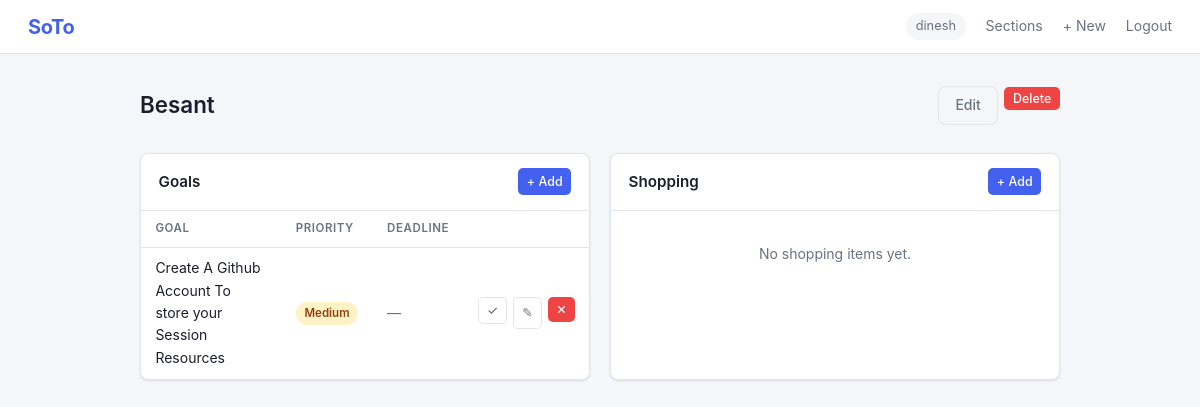
Screenshot of /sections/1 (signed in) with the database file from the repository.
### app/models.py (models this page shows, shortened)
class User(UserMixin, db.Model):
    __tablename__ = "users"
    id = db.Column(db.Integer, primary_key=True)
    username = db.Column(db.String(80), unique=True, nullable=False)
    password_hash = db.Column(db.String(256), nullable=False)
    sections = db.relationship("Section", backref="owner", lazy=True, cascade="all, delete-orphan")

class Section(db.Model):
    __tablename__ = "sections"
    id = db.Column(db.Integer, primary_key=True)
    name = db.Column(db.String(120), nullable=False)
    user_id = db.Column(db.Integer, db.ForeignKey("users.id"), nullable=False)
    goals = db.relationship("Goal", backref="section", lazy=True, cascade="all, delete-orphan")
    shopping_items = db.relationship("ShoppingItem", backref="section", lazy=True, cascade="all, delete-orphan")

class Goal(db.Model):
    __tablename__ = "goals"
    PRIORITY_LOW = 1
    PRIORITY_MEDIUM = 2
    PRIORITY_HIGH = 3
    PRIORITY_LABELS = {1: "Low", 2: "Medium", 3: "High"}
    id = db.Column(db.Integer, primary_key=True)
    name = db.Column(db.String(200), nullable=False)
    deadline = db.Column(db.Date, nullable=True)
    priority = db.Column(db.Integer, default=PRIORITY_MEDIUM, nullable=False)
    is_completed = db.Column(db.Boolean, default=False, nullable=False)
    section_id = db.Column(db.Integer, db.ForeignKey("sections.id"), nullable=False)

### app/routes/sections.py (the view)
@bp.route("/<int:section_id>")
@login_required
def detail(section_id):
    section = db.get_or_404(Section, section_id)
    if section.user_id != current_user.id:
        abort(403)
    return render_template("sections/detail.html", section=section)

### app/__init__.py (called while the page is built)
def create_app(config_name="default"):
    app = Flask(__name__, template_folder="../templates", static_folder="../static")
    app.config.from_object(config[config_name])
    db.init_app(app)
    login_manager.init_app(app)
    from .models import User
    @login_manager.user_loader
    def load_user(user_id):
        return User.query.get(int(user_id))
    from .routes.auth import bp as auth_bp
    from .routes.dashboard import bp as dashboard_bp
    from .routes.sections import bp as sections_bp
    from .routes.goals import bp as goals_bp
    from .routes.shopping import bp as shopping_bp
    app.register_blueprint(auth_bp)
    app.register_blueprint(dashboard_bp)
    app.register_blueprint(sections_bp)
    app.register_blueprint(goals_bp)
    app.register_blueprint(shopping_bp)
    with app.app_context():
        db.create_all()
    return app

### templates/sections/detail.html (shortened to what this page needs)
{% extends "base.html" %}
{% block content %}
<div class="page-header">
  <h1>{{ section.name }}</h1>
  <div class="actions">
    <a href="{{ url_for('sections.edit', section_id=section.id) }}" class="btn btn-ghost">Edit</a>
    <form method="POST" action="{{ url_for('sections.delete', section_id=section.id) }}"
          onsubmit="return confirm('Delete this section and all its contents?')">
      <button type="submit" class="btn btn-danger btn-sm">Delete</button>
    </form>
  </div>
</div>
<div class="grid-2">
  <div class="card">
    <div class="card-header">
      <h2>Goals</h2>
      <a href="{{ url_for('goals.create', section_id=section.id) }}" class="btn btn-primary btn-sm">+ Add</a>
    </div>
    <div class="card-body">
      {% if section.goals %}
        <table class="table">
          <thead>
            <tr>
              <th>Goal</th>
              <th>Priority</th>
              <th>Deadline</th>
              <th></th>
            </tr>
          </thead>
          <tbody>
            {% for goal in section.goals | sort(attribute='priority', reverse=True) %}
            <tr class="{{ 'done' if goal.is_completed }}">
              <td>{{ goal.name }}</td>
              <td>
                {% if goal.priority == 3 %}
                  <span class="badge badge-high">High</span>
                {% elif goal.priority == 2 %}
                  <span class="badge badge-medium">Medium</span>
                {% else %}
                  <span class="badge badge-low">Low</span>
                {% endif %}
              </td>
              <td class="text-muted">
                {{ goal.deadline.strftime('%b %d, %Y') if goal.deadline else '—' }}
              </td>
              <td>
                <div class="actions">
                  <form method="POST" action="{{ url_for('goals.complete', section_id=section.id, goal_id=goal.id) }}">
                    <button class="btn btn-ghost btn-sm btn-icon" title="{{ 'Undo' if goal.is_completed else 'Done' }}">
                      {{ '↩' if goal.is_completed else '✓' }}
                    </button>
                  </form>
                  <a href="{{ url_for('goals.edit', section_id=section.id, goal_id=goal.id) }}"
                     class="btn btn-ghost btn-sm btn-icon" title="Edit">✎</a>
                  <form method="POST" action="{{ url_for('goals.delete', section_id=section.id, goal_id=goal.id) }}"
                        onsubmit="return confirm('Delete this goal?')">
                    <button class="btn btn-danger btn-sm btn-icon" title="Delete">✕</button>
                  </form>
                </div>
              </td>
            </tr>
            {% endfor %}
          </tbody>
        </table>
      {% else %}
        <p class="empty">No goals yet.</p>
      {% endif %}
    </div>
  </div>
  <div class="card">
    <div class="card-header">
      <h2>Shopping</h2>
      <a href="{{ url_for('shopping.create', section_id=section.id) }}" class="btn btn-primary btn-sm">+ Add</a>
    </div>
    <div class="card-body">
      {% if section.shopping_items %}
        <table class="table">
          <thead>
            <tr>
              <th>Item</th>
              <th>Priority</th>
              <th>Qty</th>
              <th>Est. Cost</th>
              <th></th>
            </tr>
          </thead>
          <tbody>
            {% for item in section.shopping_items | sort(attribute='priority', reverse=True) %}
            <tr class="{{ 'done' if item.is_purchased }}">
              <td>{{ item.name }}</td>
              <td>
                {% if item.priority == 3 %}
                  <span class="badge badge-high">High</span>
                {% elif item.priority == 2 %}
                  <span class="badge badge-medium">Medium</span>
                {% else %}
                  <span class="badge badge-low">Low</span>
                {% endif %}
              </td>
              <td class="text-muted">{{ item.quantity }}</td>
              <td class="text-muted">
                {{ '₹%.0f' % item.estimated_cost if item.estimated_cost else '—' }}
              </td>
              <td>
                <div class="actions">
                  <form method="POST" action="{{ url_for('shopping.purchase', section_id=section.id, item_id=item.id) }}">
                    <button class="btn btn-ghost btn-sm btn-icon" title="{{ 'Undo' if item.is_purchased else 'Bought' }}">
                      {{ '↩' if item.is_purchased else '✓' }}
                    </button>
                  </form>
                  <a href="{{ url_for('shopping.edit', section_id=section.id, item_id=item.id) }}"
                     class="btn btn-ghost btn-sm btn-icon" title="Edit">✎</a>
                  <form method="POST" action="{{ url_for('shopping.delete', section_id=section.id, item_id=item.id) }}"
                        onsubmit="return confirm('Delete this item?')">
                    <button class="btn btn-danger btn-sm btn-icon" title="Delete">✕</button>
                  </form>
                </div>
              </td>
            </tr>
            {% endfor %}
          </tbody>
        </table>
      {% else %}
        <p class="empty">No shopping items yet.</p>
      {% endif %}
    </div>
  </div>
</div>
{% endblock %}

### templates/base.html (shortened to what this page needs)
<!DOCTYPE html>
<html lang="en">
<head>
  <link rel="stylesheet" href="{{ url_for('static', filename='css/style.css') }}">
</head>
<body>
<nav class="navbar">
  <a class="brand" href="{{ url_for('dashboard.index') }}">SoTo</a>
  <div class="nav-links">
    {% if current_user.is_authenticated %}
      <span class="nav-user">{{ current_user.username }}</span>
      <a href="{{ url_for('sections.list_sections') }}">Sections</a>
      <a href="{{ url_for('sections.create') }}">+ New</a>
      <a href="{{ url_for('auth.logout') }}">Logout</a>
    {% else %}
      <a href="{{ url_for('auth.login') }}">Login</a>
      <a href="{{ url_for('auth.register') }}">Register</a>
    {% endif %}
  </div>
</nav>
<div class="container">
  {% block content %}{% endblock %}
</div>
</body>
</html>

### static/css/style.css (style rules this page uses)
:root { --bg: #f5f6fa; --surface: #ffffff; --border: #e2e5ec; --text: #1c1e2d; --text-muted: #6b7280; --primary: #4361ee; --primary-hover: #3451d1; --danger: #ef4444; --radius: 8px; --shadow: 0 1px 3px rgba(0,0,0,.07), 0 1px 2px rgba(0,0,0,.04); }
*, *::before, *::after { box-sizing: border-box; margin: 0; padding: 0; }
body { font-family: -apple-system, BlinkMacSystemFont, 'Segoe UI', Roboto, sans-serif; background: var(--bg); color: var(--text); font-size: 15px; line-height: 1.6; }
a { color: inherit; text-decoration: none; }
.navbar { background: var(--surface); border-bottom: 1px solid var(--border); height: 54px; padding: 0 1.75rem; display: flex; align-items: center; justify-content: space-between; position: sticky; top: 0; z-index: 100; }
.brand { font-size: 1.25rem; font-weight: 700; color: var(--primary); letter-spacing: -.4px; }
.nav-links { display: flex; align-items: center; gap: 1.25rem; }
.nav-links a { font-size: .875rem; color: var(--text-muted); transition: color .12s; }
.nav-user { font-size: .8rem; color: var(--text-muted); padding: .2rem .6rem; background: var(--bg); border-radius: 20px; }
.container { max-width: 960px; margin: 0 auto; padding: 2rem 1.25rem; }
.page-header { display: flex; align-items: center; justify-content: space-between; margin-bottom: 1.75rem; }
.page-header h1 { font-size: 1.4rem; font-weight: 600; }
.grid-2 { display: grid; grid-template-columns: 1fr 1fr; gap: 1.25rem; }
.card { background: var(--surface); border: 1px solid var(--border); border-radius: var(--radius); box-shadow: var(--shadow); }
.card-header { display: flex; align-items: center; justify-content: space-between; padding: .9rem 1.1rem; border-bottom: 1px solid var(--border); }
.card-header h2 { font-size: .95rem; font-weight: 600; }
.card-body { padding: 0; }
.table { width: 100%; border-collapse: collapse; }
.table th { text-align: left; font-size: .72rem; font-weight: 600; text-transform: uppercase; letter-spacing: .05em; color: var(--text-muted); padding: .55rem .9rem; border-bottom: 1px solid var(--border); white-space: nowrap; }
.table td { padding: .6rem .9rem; font-size: .875rem; border-bottom: 1px solid var(--border); vertical-align: middle; }
.table tbody tr:last-child td { border-bottom: none; }
.badge { display: inline-block; padding: .15rem .55rem; border-radius: 20px; font-size: .72rem; font-weight: 600; white-space: nowrap; }
.badge-medium { background: #fef3c7; color: #92400e; }
.btn { display: inline-flex; align-items: center; gap: .3rem; padding: .45rem 1rem; border: none; border-radius: var(--radius); font-size: .875rem; font-weight: 500; cursor: pointer; font-family: inherit; transition: opacity .12s, background .12s; white-space: nowrap; }
.btn-primary { background: var(--primary); color: #fff; }
.btn-danger { background: var(--danger); color: #fff; }
.btn-ghost { background: transparent; color: var(--text-muted); border: 1px solid var(--border); }
.btn-sm { padding: .22rem .55rem; font-size: .78rem; border-radius: 5px; }
.btn-icon { padding: .3rem .5rem; }
.empty { text-align: center; padding: 2rem 1rem; color: var(--text-muted); font-size: .875rem; }
.actions { display: flex; gap: .4rem; }
.text-muted { color: var(--text-muted); }

### rows the page displays
User: username "dinesh"
Section: name "Besant"
Goal: name "Create A Github Account To store your Session Resources", priority "Medium", deadline "—", is_completed "✓"
